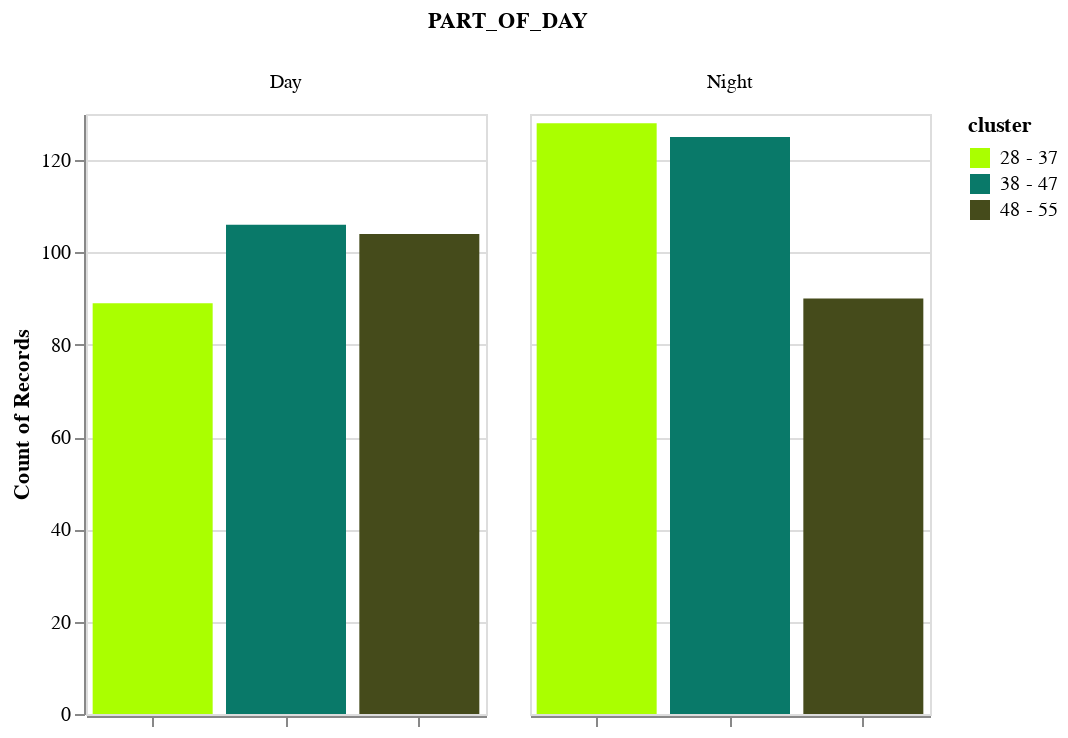

Notebook code cell kept with this figure:
### Code cell
mappingtoplot2 = {0: '48 - 55', 1: '28 - 37', 2: '38 - 47'}

cluster_data_plot = cluster_data_new.copy()
cluster_data_plot['cluster'] = cluster_data_plot['cluster'].map(mappingtoplot2)

# display result
chart = alt.Chart(cluster_data_plot).mark_bar().encode(
    alt.X('cluster', axis=alt.Axis(title=None, labels=False)),
    alt.Y('count(AGE_RANGE)'),
    alt.Column('PART_OF_DAY'),
    alt.Color('cluster', scale=alt.Scale(range=["#AAFF00","#097969", "#454B1B"]))
).properties(
    width=200  
)
chart

### Figure 1 — Vega-Lite specification as saved in the notebook (floating-point values rounded to 4 significant figures; data arrays with more than 128 entries replaced by an {"elided": "..."} marker saying what was removed)
{"config": {"view": {"continuousWidth": 400, "continuousHeight": 300}}, "data": {"name": "data-0897d39e9c2827c8264b356fcd069ed7"}, "mark": "bar", "encoding": {"color": {"type": "nominal", "field": "cluster", "scale": {"range": ["#AAFF00", "#097969", "#454B1B"]}}, "column": {"type": "nominal", "field": "PART_OF_DAY"}, "x": {"type": "nominal", "axis": {"labels": false, "title": null}, "field": "cluster"}, "y": {"type": "quantitative", "aggregate": "count", "field": "AGE_RANGE"}}, "width": 200, "$schema": "https://vega.github.io/schema/vega-lite/v4.8.1.json", "datasets": {"data-0897d39e9c2827c8264b356fcd069ed7": {"elided": "642 records"}}}
